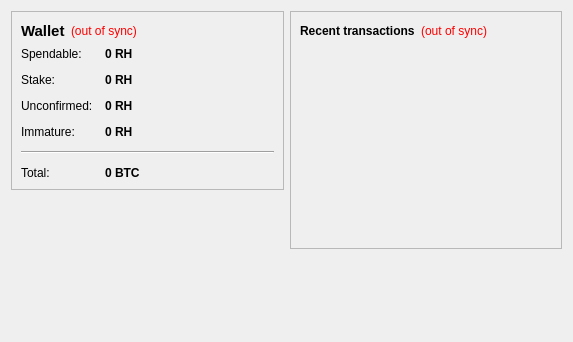
<?xml version="1.0" encoding="UTF-8"?>
<ui version="4.0">
 <class>OverviewPage</class>
 <widget class="QWidget" name="OverviewPage">
  <property name="geometry">
   <rect>
    <x>0</x>
    <y>0</y>
    <width>573</width>
    <height>342</height>
   </rect>
  </property>
  <property name="windowTitle">
   <string>Form</string>
  </property>
  <layout class="QHBoxLayout" name="horizontalLayout" stretch="1,1">
   <item>
    <layout class="QVBoxLayout" name="verticalLayout_2">
     <item>
      <widget class="QFrame" name="frame">
       <property name="frameShape">
        <enum>QFrame::StyledPanel</enum>
       </property>
       <property name="frameShadow">
        <enum>QFrame::Raised</enum>
       </property>
       <layout class="QVBoxLayout" name="verticalLayout_4">
        <item>
         <layout class="QHBoxLayout" name="horizontalLayout_4">
          <item>
           <widget class="QLabel" name="label_5">
            <property name="font">
             <font>
              <pointsize>11</pointsize>
              <weight>75</weight>
              <bold>true</bold>
             </font>
            </property>
            <property name="text">
             <string>Wallet</string>
            </property>
           </widget>
          </item>
          <item>
           <widget class="QLabel" name="labelWalletStatus">
            <property name="toolTip">
             <string>The displayed information may be out of date. Your wallet automatically synchronizes with the RhCoin network after a connection is established, but this process has not completed yet.</string>
            </property>
            <property name="styleSheet">
             <string notr="true">QLabel { color: red; }</string>
            </property>
            <property name="text">
             <string notr="true">(out of sync)</string>
            </property>
            <property name="alignment">
             <set>Qt::AlignLeading|Qt::AlignLeft|Qt::AlignVCenter</set>
            </property>
           </widget>
          </item>
          <item>
           <spacer name="horizontalSpacer_2">
            <property name="orientation">
             <enum>Qt::Horizontal</enum>
            </property>
            <property name="sizeHint" stdset="0">
             <size>
              <width>40</width>
              <height>20</height>
             </size>
            </property>
           </spacer>
          </item>
         </layout>
        </item>
        <item>
         <layout class="QFormLayout" name="formLayout_2">
          <property name="fieldGrowthPolicy">
           <enum>QFormLayout::AllNonFixedFieldsGrow</enum>
          </property>
          <property name="horizontalSpacing">
           <number>12</number>
          </property>
          <property name="verticalSpacing">
           <number>12</number>
          </property>
          <item row="0" column="0">
           <widget class="QLabel" name="label">
            <property name="text">
             <string>Spendable:</string>
            </property>
           </widget>
          </item>
          <item row="0" column="1">
           <widget class="QLabel" name="labelBalance">
            <property name="font">
             <font>
              <weight>75</weight>
              <bold>true</bold>
             </font>
            </property>
            <property name="cursor">
             <cursorShape>IBeamCursor</cursorShape>
            </property>
            <property name="toolTip">
             <string>Your current spendable balance</string>
            </property>
            <property name="text">
             <string notr="true">0 RH</string>
            </property>
            <property name="textInteractionFlags">
             <set>Qt::LinksAccessibleByMouse|Qt::TextSelectableByKeyboard|Qt::TextSelectableByMouse</set>
            </property>
           </widget>
          </item>
          <item row="1" column="0">
           <widget class="QLabel" name="label_6">
            <property name="text">
             <string>Stake:</string>
            </property>
           </widget>
          </item>
          <item row="1" column="1">
           <widget class="QLabel" name="labelStake">
            <property name="font">
             <font>
              <weight>75</weight>
              <bold>true</bold>
             </font>
            </property>
            <property name="cursor">
             <cursorShape>IBeamCursor</cursorShape>
            </property>
            <property name="toolTip">
             <string>Total of coins that was staked, and do not yet count toward the current balance</string>
            </property>
            <property name="text">
             <string notr="true">0 RH</string>
            </property>
            <property name="textInteractionFlags">
             <set>Qt::LinksAccessibleByMouse|Qt::TextSelectableByKeyboard|Qt::TextSelectableByMouse</set>
            </property>
           </widget>
          </item>
          <item row="2" column="0">
           <widget class="QLabel" name="label_3">
            <property name="text">
             <string>Unconfirmed:</string>
            </property>
           </widget>
          </item>
          <item row="2" column="1">
           <widget class="QLabel" name="labelUnconfirmed">
            <property name="font">
             <font>
              <weight>75</weight>
              <bold>true</bold>
             </font>
            </property>
            <property name="cursor">
             <cursorShape>IBeamCursor</cursorShape>
            </property>
            <property name="toolTip">
             <string>Total of transactions that have yet to be confirmed, and do not yet count toward the current balance</string>
            </property>
            <property name="text">
             <string notr="true">0 RH</string>
            </property>
            <property name="textInteractionFlags">
             <set>Qt::LinksAccessibleByMouse|Qt::TextSelectableByKeyboard|Qt::TextSelectableByMouse</set>
            </property>
           </widget>
          </item>
          <item row="3" column="0">
           <widget class="QLabel" name="labelImmatureText">
            <property name="text">
             <string>Immature:</string>
            </property>
           </widget>
          </item>
          <item row="3" column="1">
           <widget class="QLabel" name="labelImmature">
            <property name="font">
             <font>
              <weight>75</weight>
              <bold>true</bold>
             </font>
            </property>
            <property name="toolTip">
             <string>Mined balance that has not yet matured</string>
            </property>
            <property name="text">
             <string notr="true">0 RH</string>
            </property>
            <property name="textInteractionFlags">
             <set>Qt::LinksAccessibleByMouse|Qt::TextSelectableByKeyboard|Qt::TextSelectableByMouse</set>
            </property>
           </widget>
          </item>
          <item row="4" column="0" colspan="2">
           <widget class="Line" name="line">
            <property name="orientation">
             <enum>Qt::Horizontal</enum>
            </property>
           </widget>
          </item>
          <item row="5" column="0">
           <widget class="QLabel" name="labelTotalText">
            <property name="text">
             <string>Total:</string>
            </property>
           </widget>
          </item>
          <item row="5" column="1">
           <widget class="QLabel" name="labelTotal">
            <property name="font">
             <font>
              <weight>75</weight>
              <bold>true</bold>
             </font>
            </property>
            <property name="cursor">
             <cursorShape>IBeamCursor</cursorShape>
            </property>
            <property name="toolTip">
             <string>Your current total balance</string>
            </property>
            <property name="text">
             <string notr="true">0 BTC</string>
            </property>
            <property name="textInteractionFlags">
             <set>Qt::LinksAccessibleByMouse|Qt::TextSelectableByKeyboard|Qt::TextSelectableByMouse</set>
            </property>
           </widget>
          </item>
         </layout>
        </item>
       </layout>
      </widget>
     </item>
     <item>
      <spacer name="verticalSpacer">
       <property name="orientation">
        <enum>Qt::Vertical</enum>
       </property>
       <property name="sizeHint" stdset="0">
        <size>
         <width>20</width>
         <height>40</height>
        </size>
       </property>
      </spacer>
     </item>
    </layout>
   </item>
   <item>
    <layout class="QVBoxLayout" name="verticalLayout_3">
     <item>
      <widget class="QFrame" name="frame_2">
       <property name="frameShape">
        <enum>QFrame::StyledPanel</enum>
       </property>
       <property name="frameShadow">
        <enum>QFrame::Raised</enum>
       </property>
       <layout class="QVBoxLayout" name="verticalLayout">
        <item>
         <layout class="QHBoxLayout" name="horizontalLayout_2">
          <item>
           <widget class="QLabel" name="label_4">
            <property name="text">
             <string>&lt;b&gt;Recent transactions&lt;/b&gt;</string>
            </property>
           </widget>
          </item>
          <item>
           <widget class="QLabel" name="labelTransactionsStatus">
            <property name="toolTip">
             <string>The displayed information may be out of date. Your wallet automatically synchronizes with the RhCoin network after a connection is established, but this process has not completed yet.</string>
            </property>
            <property name="styleSheet">
             <string notr="true">QLabel { color: red; }</string>
            </property>
            <property name="text">
             <string notr="true">(out of sync)</string>
            </property>
            <property name="alignment">
             <set>Qt::AlignRight|Qt::AlignTrailing|Qt::AlignVCenter</set>
            </property>
           </widget>
          </item>
          <item>
           <spacer name="horizontalSpacer">
            <property name="orientation">
             <enum>Qt::Horizontal</enum>
            </property>
            <property name="sizeHint" stdset="0">
             <size>
              <width>40</width>
              <height>20</height>
             </size>
            </property>
           </spacer>
          </item>
         </layout>
        </item>
        <item>
         <widget class="QListView" name="listTransactions">
          <property name="styleSheet">
           <string notr="true">QListView { background: transparent; }</string>
          </property>
          <property name="frameShape">
           <enum>QFrame::NoFrame</enum>
          </property>
          <property name="verticalScrollBarPolicy">
           <enum>Qt::ScrollBarAlwaysOff</enum>
          </property>
          <property name="horizontalScrollBarPolicy">
           <enum>Qt::ScrollBarAlwaysOff</enum>
          </property>
          <property name="selectionMode">
           <enum>QAbstractItemView::NoSelection</enum>
          </property>
         </widget>
        </item>
       </layout>
      </widget>
     </item>
     <item>
      <spacer name="verticalSpacer_2">
       <property name="orientation">
        <enum>Qt::Vertical</enum>
       </property>
       <property name="sizeHint" stdset="0">
        <size>
         <width>20</width>
         <height>40</height>
        </size>
       </property>
      </spacer>
     </item>
    </layout>
   </item>
  </layout>
 </widget>
 <resources/>
 <connections/>
</ui>
